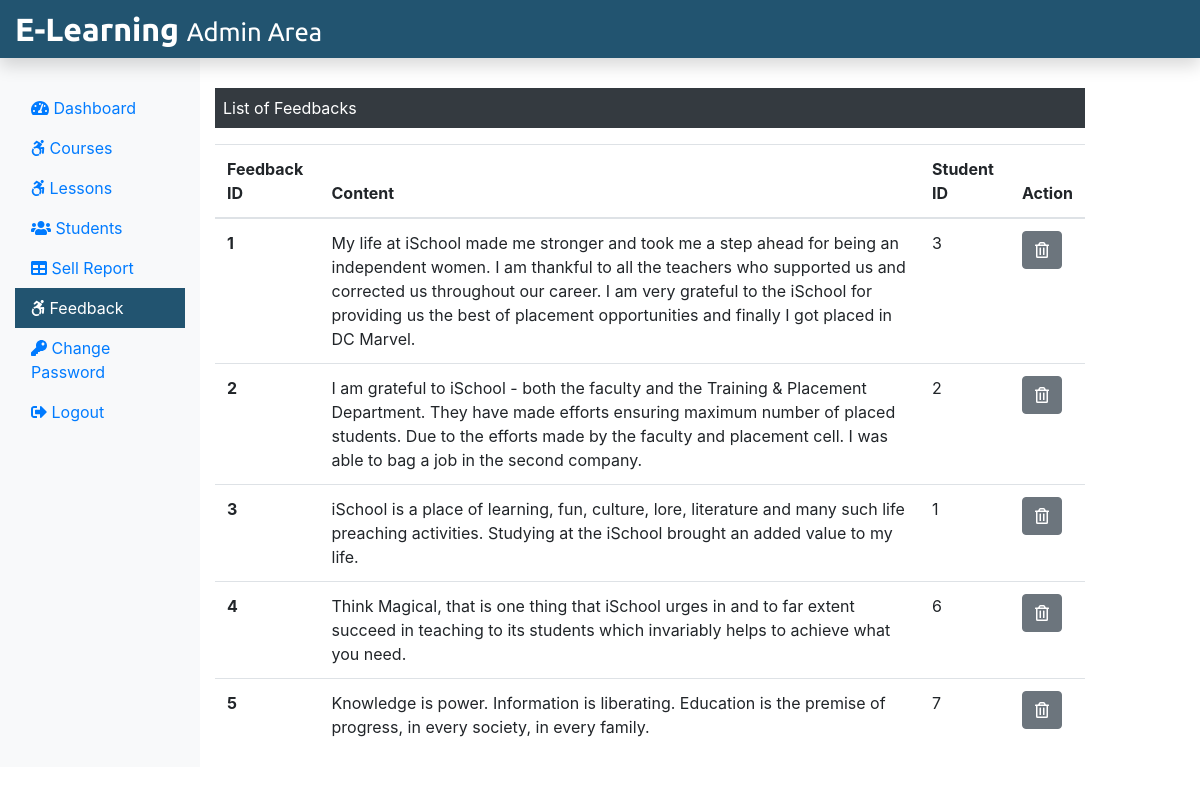
The page /admin/feedback.php (signed in) on the database its author committed.
### tables this page shows
CREATE TABLE `feedback` (
  `f_id` int(11) NOT NULL,
  `f_content` text NOT NULL,
  `stu_id` int(11) NOT NULL
);

### admin/feedback.php (the view, shortened to what this page needs)
<?php
include('./adminInclude/header.php');
include('../dbConnection.php');
?>
  <div class="col-sm-9 mt-5">
    <p class=" bg-dark text-white p-2">List of Feedbacks</p>
    <?php
      $sql = "SELECT * FROM feedback";
      $result = $conn->query($sql);
      if($result->num_rows > 0){
       echo '<table class="table">
       <thead>
        <tr>
         <th scope="col">Feedback ID</th>
         <th scope="col">Content</th>
         <th scope="col">Student ID</th>
         <th scope="col">Action</th>
        </tr>
       </thead>
       <tbody>';
        while($row = $result->fetch_assoc()){
          echo '<tr>';
          echo '<th scope="row">'.$row["f_id"].'</th>';
          echo '<td>'. $row["f_content"].'</td>';
          echo '<td>'.$row["stu_id"].'</td>';
          echo '<td><form action="" method="POST" class="d-inline"><input type="hidden" name="id" value='. $row["f_id"] .'><button type="submit" class="btn btn-secondary" name="delete" value="Delete"><i class="far fa-trash-alt"></i></button></form></td>
         </tr>';
        }
        echo '</tbody>
        </table>';
      } else {
        echo "0 Result";
      }
     ?>
  </div>
 </div>
</div>
<?php
include('./adminInclude/footer.php');
?>

### rows shown on the page
feedback: f_id "1", f_content "My life at iSchool made me stronger and took me a step ahead for being an independent women. I am thankful to all the teachers who supported us and corrected us throughout our career. I am very grateful to the iSchool for providing us the best of placement opportunities and finally I got placed in DC Marvel.", stu "3"
feedback: f_id "2", f_content "I am grateful to iSchool - both the faculty and the Training & Placement Department. They have made efforts ensuring maximum number of placed students. Due to the efforts made by the faculty and placement cell. I was able to bag a job in the second company.", stu "2"
feedback: f_id "3", f_content "iSchool is a place of learning, fun, culture, lore, literature and many such life preaching activities. Studying at the iSchool brought an added value to my life.", stu "1"
feedback: f_id "4", f_content "Think Magical, that is one thing that iSchool urges in and to far extent succeed in teaching to its students which invariably helps to achieve what you need.", stu "6"
feedback: f_id "5", f_content "Knowledge is power. Information is liberating. Education is the premise of progress, in every society, in every family.", stu "7"
